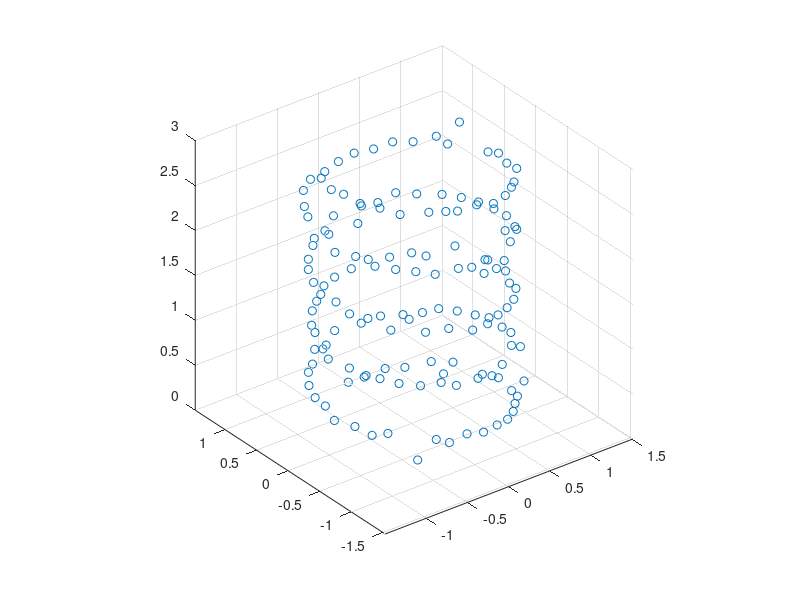

This chart was generated by the following MATLAB code: (Note: this script raises an error after producing the figure.)
clc
clear all
close all

warning('off','all')

load trajektoria2

plot3(x, y, z, 'o')
grid on
axis equal

N = 60;
xa = aproksymacjaWielomianowa(n, x, N);  % aproksymacja wspolrzednej x
ya = aproksymacjaWielomianowa(n, y, N);  % aproksymacja wspolrzednej y
za = aproksymacjaWielomianowa(n, z, N);  % aproksymacja wspolrzednej z
hold on
plot3(xa,ya,za,'g','lineWidth',4)
title("Aproksymacja trajektorii lotu drona, a rzeczywista trasa")
xlabel("x[m]")
ylabel("y[m]")
zlabel("z[m]")
print (gcf, 'zadanie5a.png', '-dpng', '-r450')
hold off
%%
err = [];
M = size(n);
M = M(2);
for N = 1:71
    xa = aproksymacjaWielomianowa(n, x, N);
    ya = aproksymacjaWielomianowa(n, y, N);
    za = aproksymacjaWielomianowa(n, z, N);
    err = [err, (sqrt(sum((x - xa).^2)) / M) + (sqrt(sum((y - ya).^2)) / M) + (sqrt(sum((z - za).^2)) / M)];
end

semilogy(err)
grid on
title("Błąd aproksymacji wielomianowej")
xlabel("N")
ylabel("Błąd")
print (gcf, 'zadanie5b.png', '-dpng', '-r450')